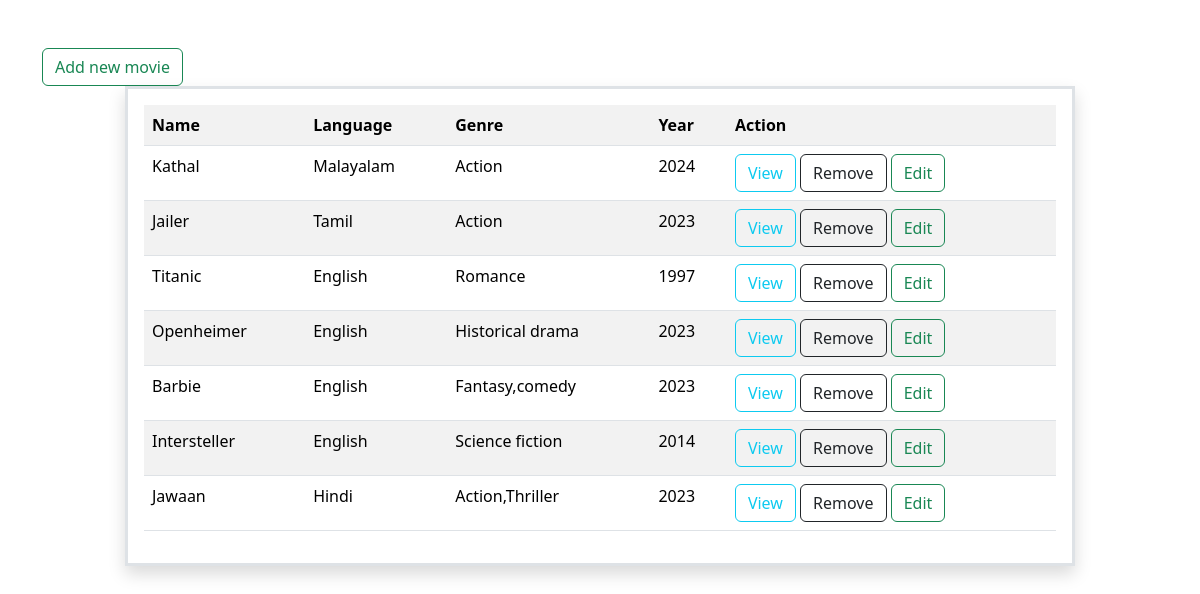
/movies/all/, run on the app's committed database.
### myapp/models.py (models this page shows, shortened)
class Movie(models.Model):
    name=models.CharField(max_length=200,unique=True)
    language=models.CharField(max_length=200)
    run_time=models.PositiveIntegerField()
    genre=models.CharField(max_length=200)
    director=models.CharField(max_length=200)
    year=models.PositiveIntegerField()
    actors=models.CharField(max_length=200)

### myapp/views.py (the view)
# urls.py: path('movies/all/',views.MovieListView.as_view(),name="movie-list"),
class MovieListView(View):
    def get(self,request,*args,**kwargs):
        qs=Movie.objects.all()
        return render(request,"movie_list.html",{"data":qs})

### myapp/templates/movie_list.html (shortened to what this page needs)
<!DOCTYPE html>
<html lang="en">
<head>
    <link href="https://cdn.jsdelivr.net/npm/bootstrap@5.3.2/dist/css/bootstrap.min.css" rel="stylesheet">
</head>
<body>
    <div class="container mt-5">
        <a href="{%url 'movie-add'%}" class="btn btn-outline-success">Add new movie</a>
        <div class="row">
            <div class="col-1"></div>
            <div class="col-10 p-3 border border-3 shadow">
                <table class="table table-striped">
                    <tr>
                        <th>Name</th>
                        <th>Language</th>
                        <th>Genre</th>
                        <th>Year</th>
                        <th>Action</th>
                    </tr>
                    {%for m in data%}
                    <tr>
                        <td>{{m.name}}</td>
                        <td>{{m.language}}</td>
                        <td>{{m.genre}}</td>
                        <td>{{m.year}}</td>
                        <td>
                            <a href="{%url 'movie-detail' m.id %}" class="btn btn-outline-info">View</a>
                            <a href="{%url 'movie-delete' m.id%}" class="btn btn-outline-dark">Remove</a>
                            <a href="{%url 'movie-edit' m.id%}" class="btn btn-outline-success">Edit</a>
                        </td>
                    </tr>
                    {%endfor%}
                </table>
            </div>
            <div class="col-1"></div>
        </div>
    </div>
</body>
</html>

### data on the page
Movie: name "Kathal", language "Malayalam", genre "Action", year "2024"
Movie: name "Jailer", language "Tamil", genre "Action", year "2023"
Movie: name "Titanic", language "English", genre "Romance", year "1997"
Movie: name "Openheimer", language "English", genre "Historical drama", year "2023"
Movie: name "Barbie", language "English", genre "Fantasy,comedy", year "2023"
Movie: name "Intersteller", language "English", genre "Science fiction", year "2014"
Movie: name "Jawaan", language "Hindi", genre "Action,Thriller", year "2023"
